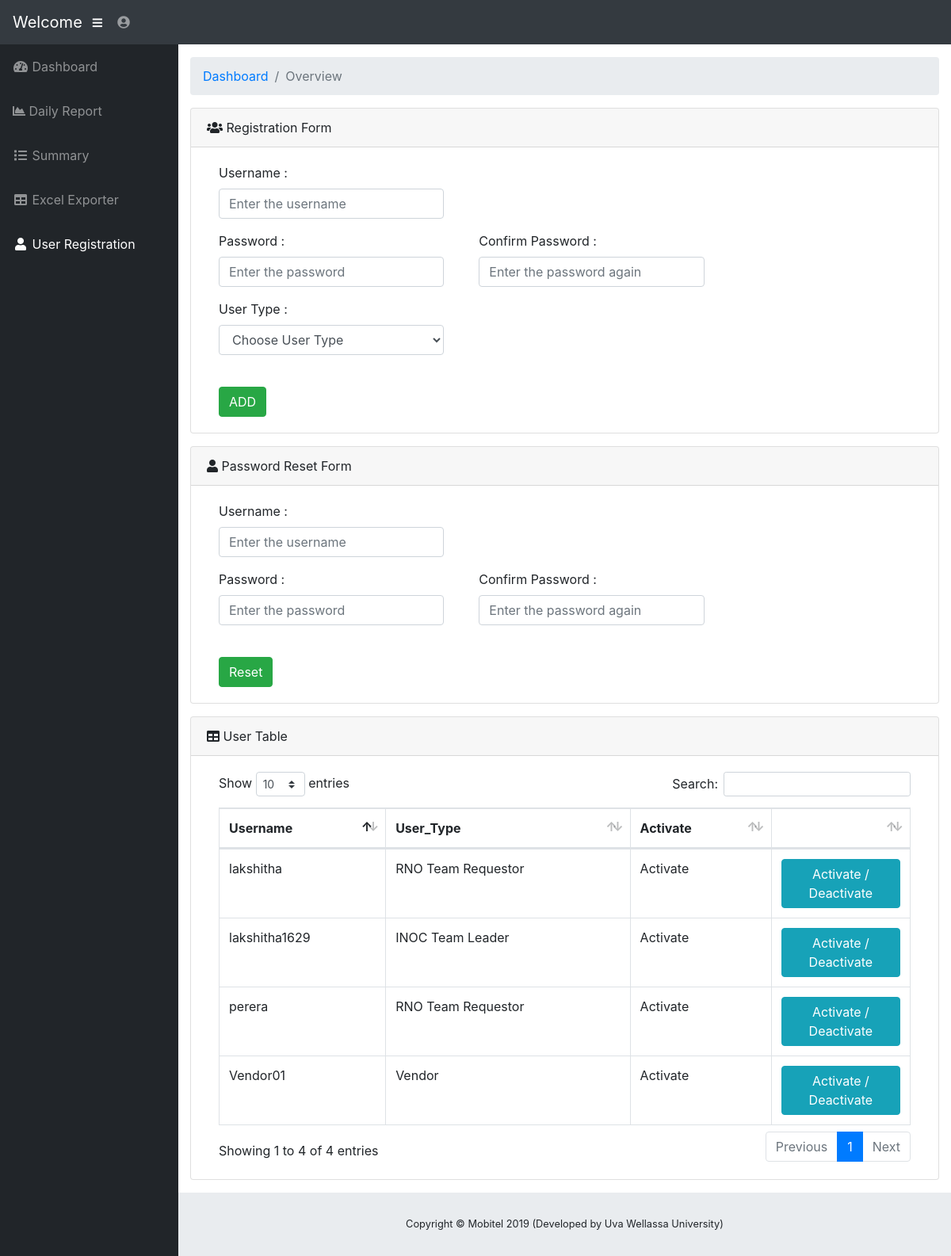
/Registration.php (signed in), run on the app's committed database.
### tables this page shows
CREATE TABLE IF NOT EXISTS `cbm_user_account` (
  `user_id` int(11) NOT NULL AUTO_INCREMENT,
  `user_name` varchar(255) NOT NULL,
  `user_type` int(1) NOT NULL,
  `password` varchar(255) NOT NULL,
  `activated` int(1) NOT NULL,
  PRIMARY KEY (`user_id`),
  UNIQUE KEY `user_name` (`user_name`)
);

### Registration.php (the view, shortened to what this page needs)
<!DOCTYPE html>
<html lang="en">
<head>
  <link href="vendor/fontawesome-free/css/all.min.css" rel="stylesheet" type="text/css">
  <link href="vendor/datatables/dataTables.bootstrap4.css" rel="stylesheet">
  <link href="css/sb-admin.css" rel="stylesheet">
</head>
<body id="page-top">
  <nav class="navbar navbar-expand navbar-dark bg-dark static-top">
    <a class="navbar-brand mr-1" href="Admin_dashboard.php">Welcome</a>
    <button class="btn btn-link btn-sm text-white order-1 order-sm-0" id="sidebarToggle" href="#">
      <i class="fas fa-bars"></i>
    </button>
    <ul class="navbar-nav ml-auto ml-md-0">
      <li class="nav-item dropdown no-arrow">
        <a class="nav-link dropdown-toggle" href="#" id="userDropdown" role="button" data-toggle="dropdown" aria-haspopup="true" aria-expanded="false">
          <i class="fas fa-user-circle fa-fw"></i>
        </a>
      </li>
    </ul>
  </nav>
  <div id="wrapper">
    <ul class="sidebar navbar-nav">
    <li class="nav-item">
        <a class="nav-link" href="Admin_dashboard.php">
          <i class="fas fa-fw fa-tachometer-alt"></i>
          <span>Dashboard</span>
          </a>
      </li>
      <li class="nav-item">
        <a class="nav-link" href="Admin_Summary.php">
          <i class="fas fa-chart-area"></i>
          <span>Daily Report</span></a>
      </li>
      <li class="nav-item">
        <a class="nav-link" href="new_summary.php">
          <i class="fas fa-fw fa-list"></i>
          <span>Summary</span>
          </a>
      </li>
      <li class="nav-item">
        <a class="nav-link" href="Report.php">
          <i class="fas fa-fw fa-table"></i>
          <span>Excel Exporter</span></a>
      </li>
      <li class="nav-item active">
        <a class="nav-link" href="Registration.php">
          <i class="fas fa-fw fa-user"></i>
          <span>User Registration</span>
          </a>
      </li>
    </ul>
    <div id="content-wrapper">
      <div class="container-fluid">
        <ol class="breadcrumb">
          <li class="breadcrumb-item">
            <a href="Admin_dashboard.php">Dashboard</a>
          </li>
          <li class="breadcrumb-item active">Overview</li>
        </ol>
<div class="card col-xl-12 col-sm-12 mb-3">
          <div class="card-header">
            <i class="fas fa-users"></i>
            Registration Form</div>
          <div class="card-body">
        <form method = "post" action = "">
            <div class="form-row">
              <div class="col-md-4 mb-3">
                <label>Username :</label>
                <input type="text" name="name" class="form-control" placeholder="Enter the username" maxlength="10" required>
            </div>
            </div>
            <div class="form-row">
           <div class="col-md-4 mb-3">
                 <label>Password :</label>
                <input type="password" name="password1" class="form-control" placeholder="Enter the password" maxlength="30" required>
            </div>
            <div style="padding-right: 34px;">
            </div>
           <div class="col-md-4 mb-3">
                 <label>Confirm Password :</label>
                <input type="password" name="password2" class="form-control" placeholder="Enter the password again" maxlength="30" required>
            </div>
            </div>
            <div class="form-row">
            <div class="col-md-4 mb-3">
                <label>User Type :</label>
                <select class="form-control" name="type" required>
                        <option value="" disabled selected>Choose User Type</option>
                </select>
            </div>
            </div>
        <br>
<input class="btn btn-success" type=submit value="ADD" name="submit1">
</form>
</div>
</div>
<div class="card col-xl-12 col-sm-12 mb-3">
          <div class="card-header">
            <i class="fas fa-user"></i>
            Password Reset Form</div>
          <div class="card-body">
        <form method = "post" action = "">
            <div class="form-row">
              <div class="col-md-4 mb-3">
                <label>Username :</label>
                <input type="text" name="username" id="username" class="form-control" placeholder="Enter the username" maxlength="10" required>
            </div>
            </div>
            <div class="form-row">
           <div class="col-md-4 mb-3">
                 <label>Password :</label>
                <input type="password" name="pwd1" id="pwd1" class="form-control" placeholder="Enter the password" maxlength="30" required>
            </div>
            <div style="padding-right: 34px;">
            </div>
           <div class="col-md-4 mb-3">
                 <label>Confirm Password :</label>
                <input type="password" name="pwd2" id="pwd2" class="form-control" placeholder="Enter the password again" maxlength="30" required>
            </div>
            </div>
        <br>
<input class="btn btn-success" type=submit value="Reset" name="Reset">
</form>
</div>
</div>
          <div class="card col-xl-12 col-sm-12 mb-3">
          <div class="card-header">
            <i class="fas fa-table"></i>
            User Table</div>
          <div class="card-body">
            <div class="table-responsive">
            <?php
              require_once ('connect.php');
              $qry = "SELECT * FROM cbm_user_account WHERE `user_type`='2' OR `user_type`='3' OR `user_type`='4'";
              echo '<table class="table table-bordered" id="dataTable" width="100%" cellspacing="0">
              <thead>
                  <tr>
                  <th>Username</th>
                  <th>User_Type</th>
                  <th>Activate</th>
                  <th width="20%"></th>
                  </tr>
             </thead>';
              if ($res = $con->query($qry)) {
                  while ($row = $res->fetch_assoc()) {
                      $field1name = $row["user_name"];
                      $field2name = $row["user_type"];
                      $field3name = $row["activated"];
if($field2name=='2'){
    echo "<tr>
                                <td>".$field1name."</td>
                                <td>RNO Team Requestor</td>";
                                if($field3name=='1'){
                                  echo "<td>Activate</td><td><a href=\"activate.php?id=".$row['user_id']."&active=".$row['activated']."\" type='button' class='btn btn-info'>Activate / Deactivate</a>
                                  </td>
                                  </tr>";
                                }else{
                                  echo "<td>Deactivate</td><td><a href=\"activate.php?id=".$row['user_id']."&active=".$row['activated']."\" type='button' class='btn btn-info'>Activate / Deactivate</a>
                                  </td>
                                  </tr>";
                                }
}else if($field2name=='3'){
                      echo "<tr>
                                <td>".$field1name."</td>
                                <td>INOC Team Leader</td>";
                                if($field3name=='1'){
                                  echo "<td>Activate</td><td><a href=\"activate.php?id=".$row['user_id']."&active=".$row['activated']."\" type='button' class='btn btn-info'>Activate / Deactivate</a>
                                  </td>
                                  </tr>";
                                }else{
                                  echo "<td>Deactivate</td><td><a href=\"activate.php?id=".$row['user_id']."&active=".$row['activated']."\" type='button' class='btn btn-info'>Activate / Deactivate</a>
                                  </td>
                                  </tr>";
                                }
}else if($field2name=='4'){
                  echo "<tr>
                            <td>".$field1name."</td>
                            <td>Vendor</td>";
                            if($field3name=='1'){
                              echo "<td>Activate</td><td><a href=\"activate.php?id=".$row['user_id']."&active=".$row['activated']."\" type='button' class='btn btn-info'>Activate / Deactivate</a>
                              </td>
                              </tr>";
                            }else{
                              echo "<td>Deactivate</td><td><a href=\"activate.php?id=".$row['user_id']."&active=".$row['activated']."\" type='button' class='btn btn-info'>Activate / Deactivate</a>
                              </td>
                              </tr>";
                            }
}else{
  echo "<tr><td>Undefined User</td></tr>";
}
                  }
              }
              ?></table>
</div>
</div>
</div>
</div>
      <footer class="sticky-footer">
        <div class="container my-auto">
          <div class="copyright text-center my-auto">
            <span>Copyright © Mobitel 2019 (Developed by Uva Wellassa University)</span>
          </div>
        </div>
      </footer>
    </div>
  </div>
</body>
</html>

### Registration.php (style rules this page uses)
table tr:not(:first-child) { cursor: pointer;transition: all .25s ease-in-out; }

### data on the page
cbm_user_account: user_name "lakshitha"
cbm_user_account: user_name "lakshitha1629"
cbm_user_account: user_name "perera"
cbm_user_account: user_name "Vendor01"
